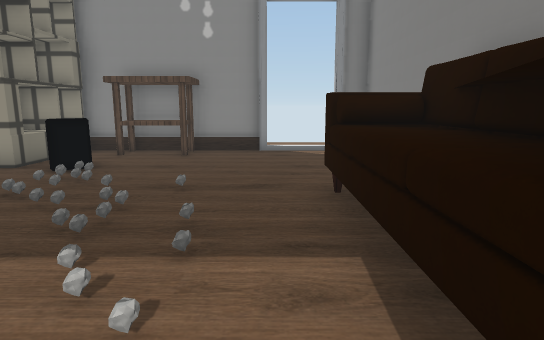
[1] (above)

14 first-person views from a walk through a Unity game level. The camera is 1.4 m above the floor, tilts 10° down and sees 75° across. The floor is counted in squares, 1 m on a side. Each view is taken from the middle of a square. On the plan, view 1 faces up. The plan holds only what a view shows up to about 15 squares ahead; the rest is blank. The player character is not drawn. Door leaves are left out, so doorways stand open. Some surface patterns are stand-ins.

[2]
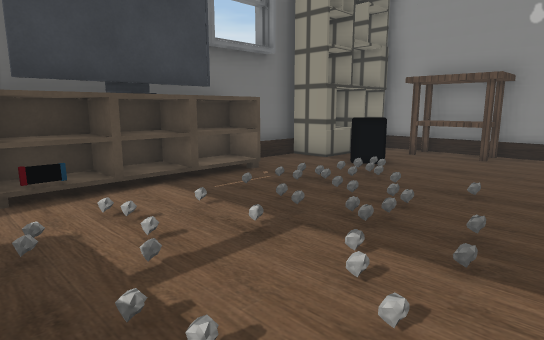

[3]
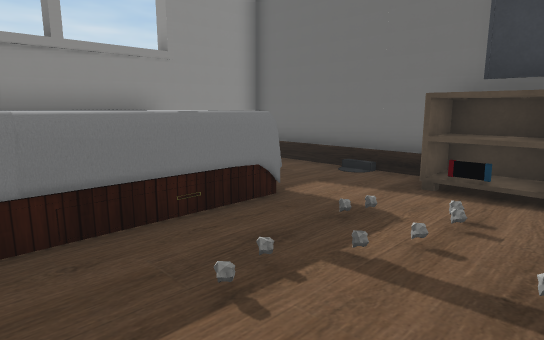

[4]
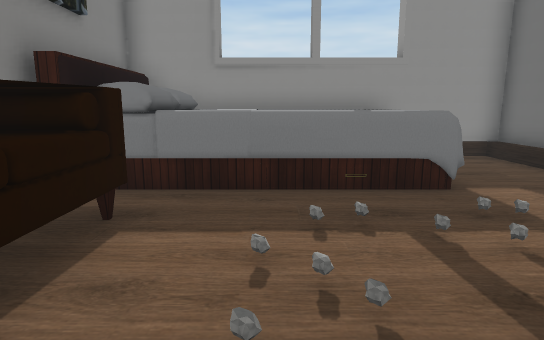

[5]
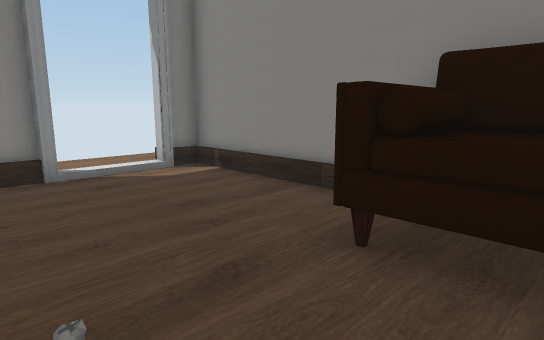

[6]
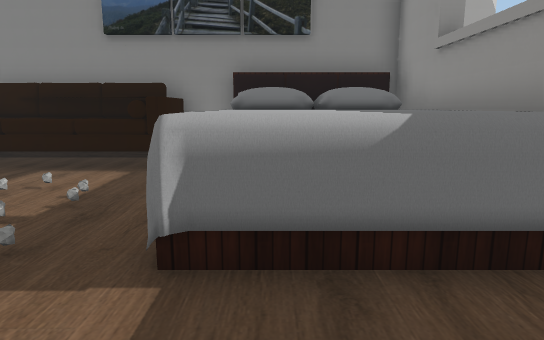

[7]
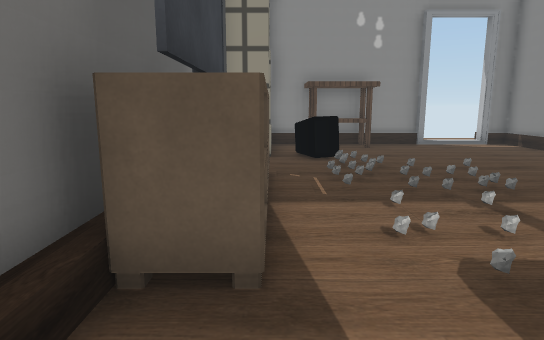

[8]
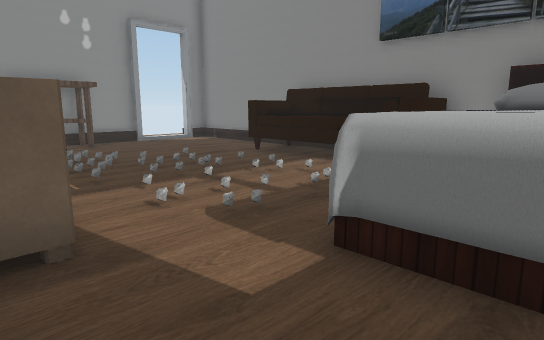

[9]
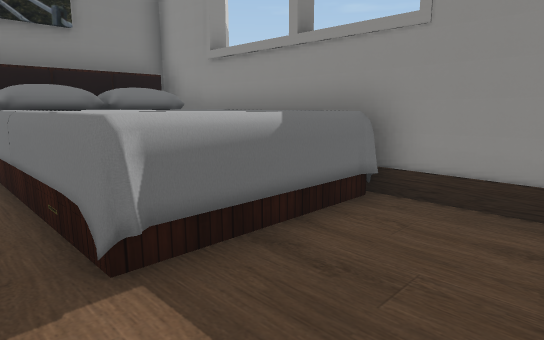

[10]
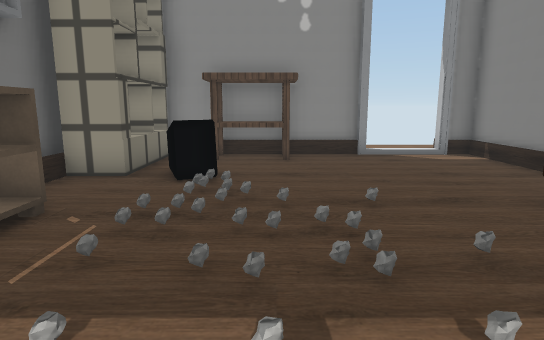

[11]
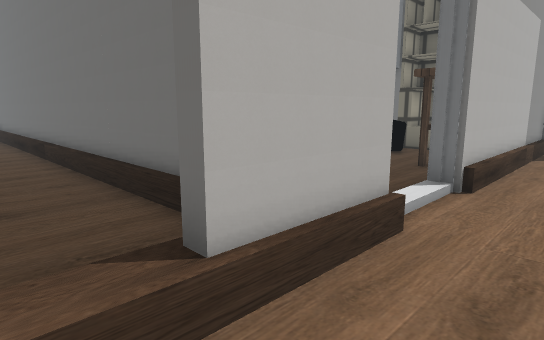

[12]
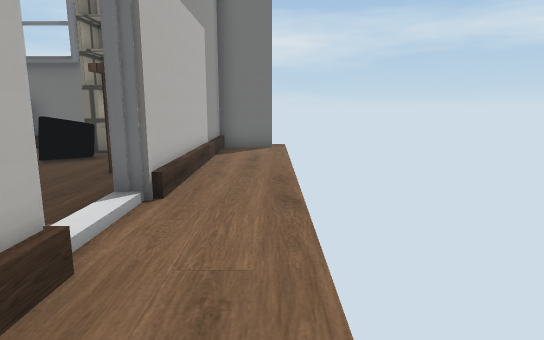

[13]
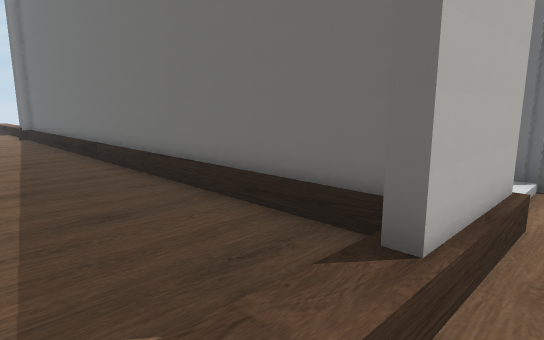

[14]
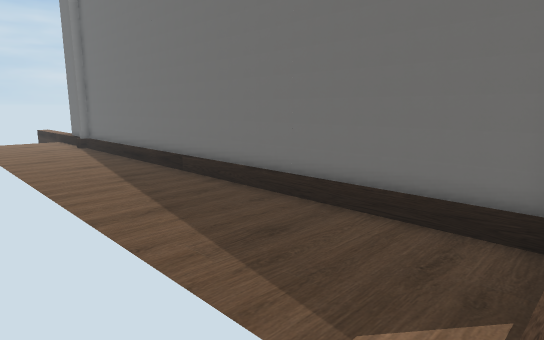

### Floor plan
Key: @ floor where view 1 was taken; # wall or solid block; x gap in a wall; . main floor; : floor 0.5 m higher than the main floor; / step, stairs or slope; D open door; O other object.
Columns run from 8 left of view 1 to 9 right of it. Each row starts with its distance up from view 1.
 14 x..............
 13 #............. .
 12 ########DDD##::: :
 11  OO.OO.....#....
 10  OO........#....
  9 #OOO.......#....
  8 #OOOO......#....
  7 #.../......#....
  6 ###.//...OO#....
  5  ##////..OO#....
  4   #...//.OO#....
  3  ##.////.OO#....
  2  ##./../.OO#....
  1 ###././..OO#....
  0 #.../...@..#....
 -1 #O..OOOOOOO#....
 -2 #...OOOOOOO#....
 -3 #...OOOOOOO#....
 -4 #...OOOOOOO#....
 -5 ####OOOOOOO#....
 -6    #########

Where each view was taken, in squares from view 1:
view 1: 0 up, 0 right, facing up
view 2: 0 up, 0 right, facing up-left
view 3: 3 up, 0 right, facing down-left
view 4: 5 up, 1 left, facing down
view 5: 4 up, 2 left, facing up-right
view 6: 2 down, 7 left, facing right
view 7: 2 down, 6 left, facing up
view 8: 3 down, 7 left, facing up-right
view 9: 0 up, 7 left, facing down-right
view 10: 1 up, 3 left, facing up
view 11: 14 up, 6 right, facing down-left
view 12: 14 up, 5 right, facing left
view 13: 13 up, 7 right, facing down-left
view 14: 12 up, 9 right, facing down-left
